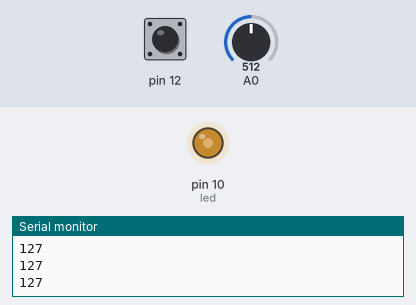
Recording of a sketch running on a simulated Arduino Uno, built with avr-gcc and run on an emulated ATmega328P. Parts: output pins drawn as LEDs (lit = HIGH), the last lines printed to the serial monitor. Inputs (shaded band) come from the test bench; at power-on: A0 = 512, pin 12 HIGH.

Above: at 1.2 s.
1.3 s: A0 set to 716
At 1.8 s:
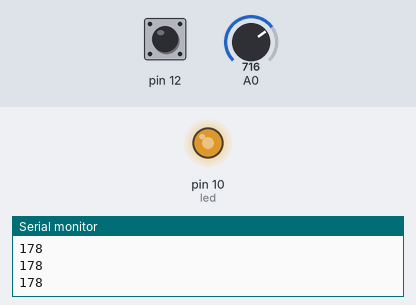
2.8 s: A0 set to 900
At 3.1 s:
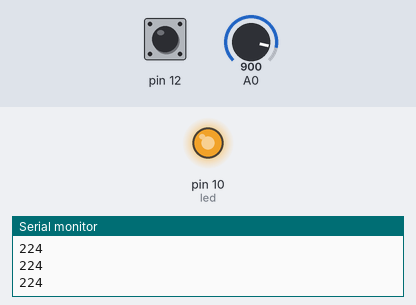
4.3 s: A0 set to 122
At 5.3 s:
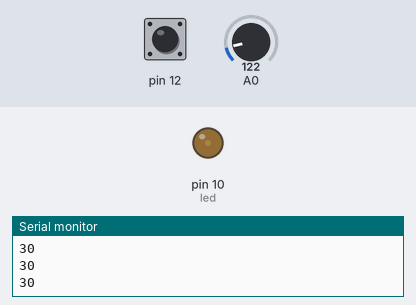
5.8 s: A0 set to 0
At 6.5 s:
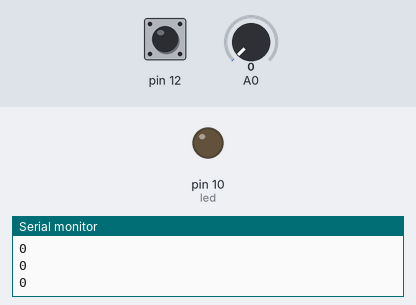
7.3 s: A0 set to 511
At 7.6 s:
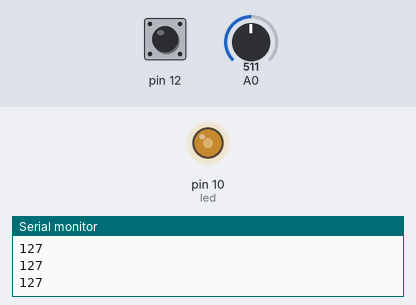
8.8 s: pin 12 pulled LOW for 0.15 s
At 10.1 s:
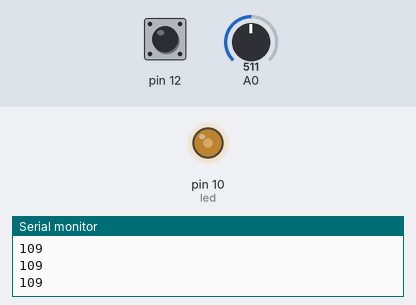
Timing chart, 0 to 11.4 s (numbered marks = the images above; inputs shaded):
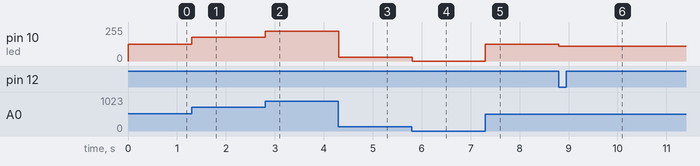

The sketch:

valor_potenciometo.ino
```cpp
void setup() {
digitalWrite(A0, INPUT);
pinMode(12, INPUT_PULLUP);
Serial.begin(9600);
pinMode(10, OUTPUT);
}
int x;
int led=10;
int estado=0;
int y=0;
void loop() {
 x=analogRead(A0);
 x=map(x,y,1023,0,255);
 analogWrite(led,x);
 Serial.println(x);


  if(estado==0 && digitalRead(12)==LOW){
      estado=1;
      y=x;


  }
  if (estado ==1 && digitalRead(12)==LOW){
      estado =2;
  }
  if (estado==2 && digitalRead(12)==HIGH){
     estado=3;


  }
  if (estado==3 && digitalRead(12)==HIGH){
      estado =0;
  }
}
```

Measured:
- after the input at 1.3 s, pin 10 (led): 127/255 → 178/255 at once
- after the input at 2.8 s, pin 10 (led): 178/255 → 224/255 at once
- after the input at 4.3 s, pin 10 (led): 224/255 → 30/255 at once
- after the input at 5.8 s, pin 10 (led): 30/255 → 0/255 at once
- after the input at 7.3 s, pin 10 (led): 0/255 → 127/255 at once
- after the input at 8.8 s, pin 10 (led): 127/255 → 109/255 at once
